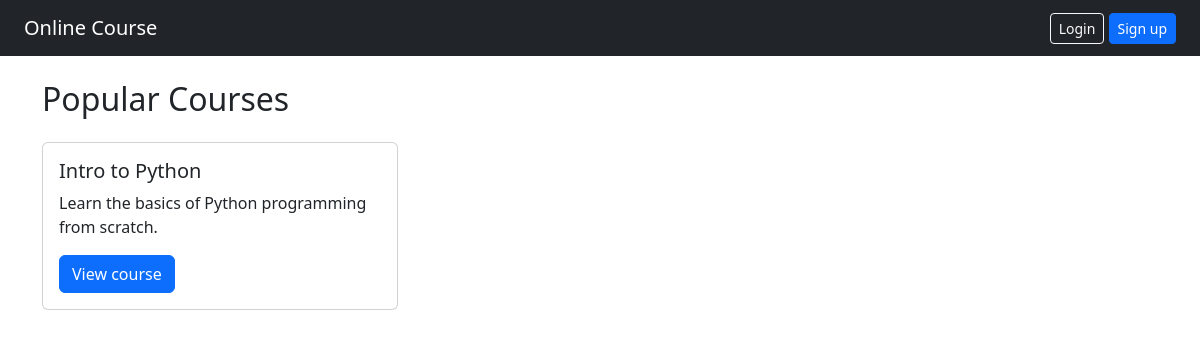
The page /onlinecourse/ on the database its author committed.
### onlinecourse/models.py (models this page shows, shortened)
class Course(models.Model):
    name = models.CharField(null=False, max_length=30, default='online course')
    image = models.ImageField(upload_to='course_images/', blank=True, null=True)
    description = models.CharField(max_length=1000)
    pub_date = models.DateField(null=True)
    instructors = models.ManyToManyField(Instructor)
    users = models.ManyToManyField(settings.AUTH_USER_MODEL, through='Enrollment')
    total_enrollment = models.IntegerField(default=0)
    is_enrolled = False

### onlinecourse/views.py (the view)
# urls.py: path('', views.CourseListView.as_view(), name='index'),
class CourseListView(generic.ListView):
    template_name = 'onlinecourse/course_list_bootstrap.html'
    context_object_name = 'course_list'
    def get_queryset(self):
        return Course.objects.order_by('-total_enrollment')[:10]

### onlinecourse/templates/onlinecourse/course_list_bootstrap.html (shortened to what this page needs)
<!DOCTYPE html>
<html>
<head><meta charset="utf-8"><title>Courses</title><link rel="stylesheet" href="https://cdn.jsdelivr.net/npm/bootstrap@5.3.3/dist/css/bootstrap.min.css"></head>
<body>
<nav class="navbar navbar-dark bg-dark px-4 mb-4">
  <a class="navbar-brand" href="{% url 'onlinecourse:index' %}">Online Course</a>
  <div class="text-white">
    {% if user.is_authenticated %}
      Hello, <b>{{ user.username }}</b>
      <a class="btn btn-outline-light btn-sm ms-2" href="{% url 'onlinecourse:logout' %}">Logout</a>
    {% else %}
      <a class="btn btn-outline-light btn-sm" href="{% url 'onlinecourse:login' %}">Login</a>
      <a class="btn btn-primary btn-sm" href="{% url 'onlinecourse:registration' %}">Sign up</a>
    {% endif %}
  </div>
</nav>
<div class="container">
  <h2 class="mb-4">Popular Courses</h2>
  <div class="row">
  {% for course in course_list %}
    <div class="col-md-4 mb-3">
      <div class="card h-100">
        <div class="card-body">
          <h5 class="card-title">{{ course.name }}</h5>
          <p class="card-text">{{ course.description }}</p>
          <a href="{% url 'onlinecourse:course_details' course.id %}" class="btn btn-primary">View course</a>
        </div>
      </div>
    </div>
  {% empty %}
    <p>No courses yet. Add some in the admin site.</p>
  {% endfor %}
  </div>
</div>
</body></html>

### rows shown on the page
Course: name "Intro to Python", description "Learn the basics of Python programming from scratch."
